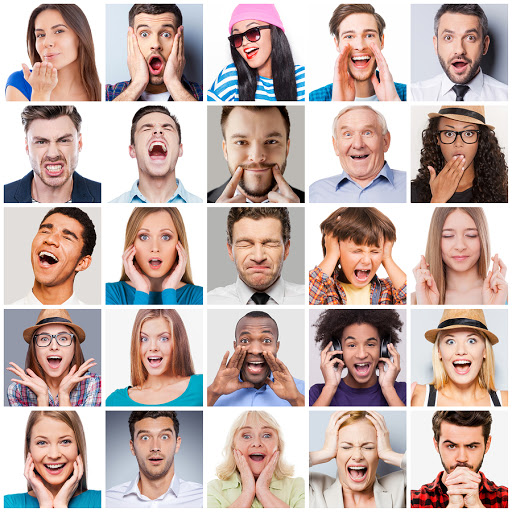
#> input picture Photos/yuz.jpg, 512 x 512 px
$ python face.py
#> lines starting #> are read from the running program, lines starting #| are printed output that depends on the picture; after the words box and inside, x2 and y2 are one past the last pixel; in counts of white or black regions, pixels touching at a corner belong together
from cv2 import cv2 as cv
import numpy as np

img = cv.imread('Photos/yuz.jpg')
#> img is the input picture: shape (512, 512, 3); mean B, G, R 168.6, 173.7, 193.1
cv.imshow('Faces',img)

gray = cv.cvtColor(img,cv.COLOR_BGR2GRAY)
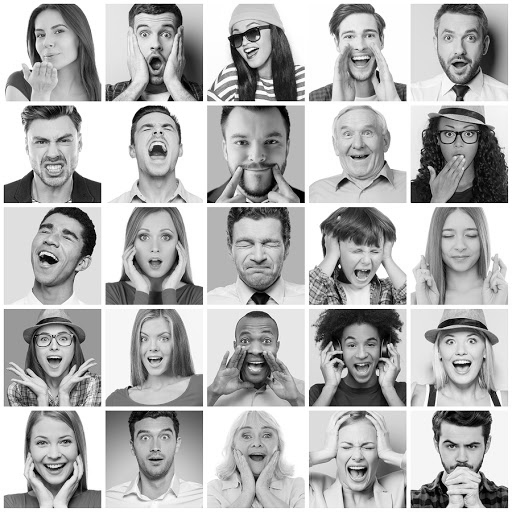
#> gray: shape (512, 512); min 0, max 255, mean 178.9
cv.imshow('Faces',gray)

haar_cascade = cv.CascadeClassifier('haar_face.xml')

faces_rect = haar_cascade.detectMultiScale(gray, scaleFactor= 1.1, minNeighbors=7)
#> faces_rect = 22 rows, first 6: [127, 415, 56, 56], [23, 11, 57, 57], [132, 108, 53, 53], [30, 320, 50, 50], [128, 318, 54, 54], [228, 412, 56, 56]
print(f'Number of faces found = {len(faces_rect)}')
#| Number of faces found = 22

for (x,y,w,h) in faces_rect:
    cv.rectangle(img, (x,y), (x+w,y+h), (0,255,0), thickness=2)
#> this loop made 22 passes
#> (x, y, w, h) on passes 1 to 12: (127, 415, 56, 56), (23, 11, 57, 57), (132, 108, 53, 53), (30, 320, 50, 50), (128, 318, 54, 54), (228, 412, 56, 56), (334, 429, 48, 48), (328, 12, 60, 60), (328, 111, 58, 58), (335, 323, 54, 54), (21, 117, 64, 64), (123, 213, 63, 63)
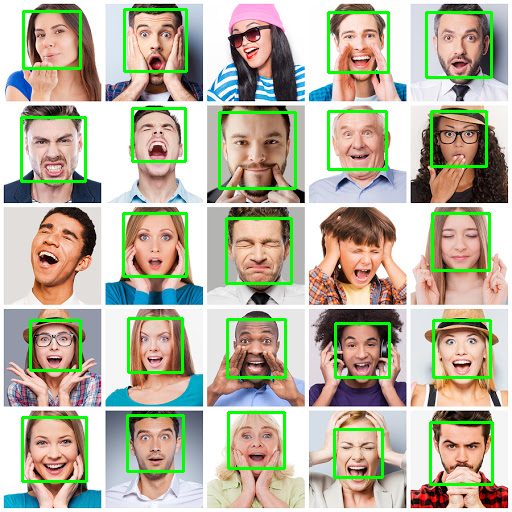
#> img: shape (512, 512, 3); 5.89% of pixels changed, all inside (x1, y1, x2, y2) = (20, 8, 494, 486)

cv.imshow('Detected Faces', img)


cv.waitKey(0)

$ run again, with Photos/faces.jpg copied over Photos/yuz.jpg
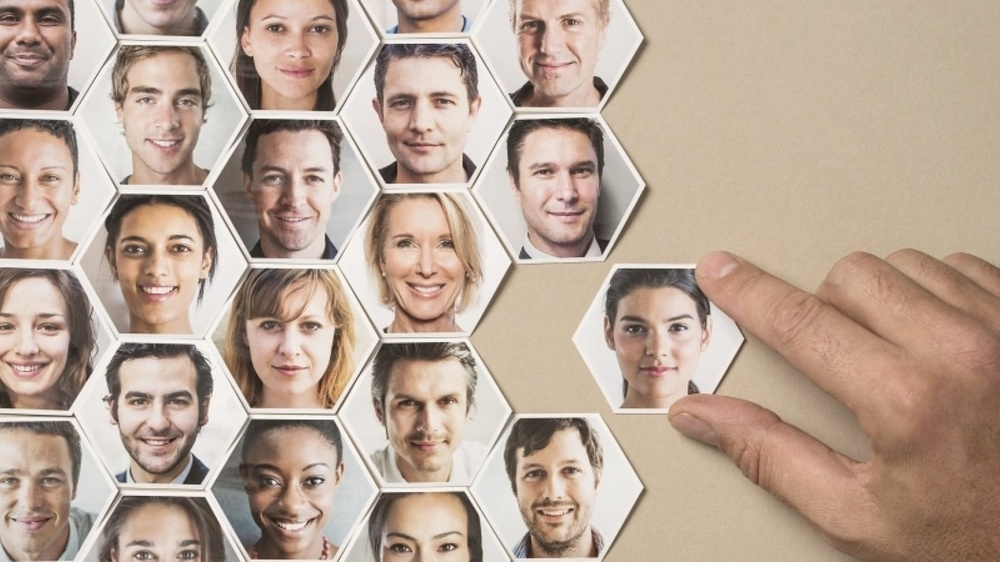
#> input picture Photos/faces.jpg, 1000 x 562 px, shrunk from 1920 x 1080 before the run
#> img is the input picture: shape (562, 1000, 3); mean B, G, R 149.2, 164.8, 185.8
#> `gray = cv.cvtColor(img,cv.COLOR_BGR2GRAY)`:
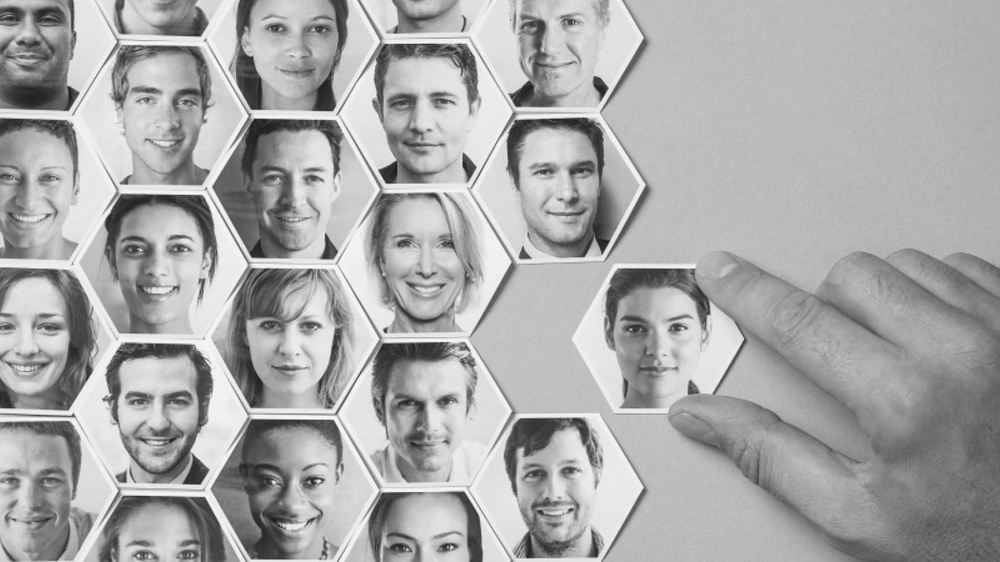
#> gray: shape (562, 1000); min 24, max 254, mean 169.3
#> faces_rect = 13 rows, first 6: [511, 130, 105, 105], [604, 285, 109, 109], [375, 362, 106, 106], [109, 54, 115, 115], [365, 57, 114, 114], [243, 135, 107, 107]
#| Number of faces found = 13
#> the loop `for (x,y,w,h) in faces_rect:` made 13 passes
#> after the loop `for (x,y,w,h) in faces_rect:`:
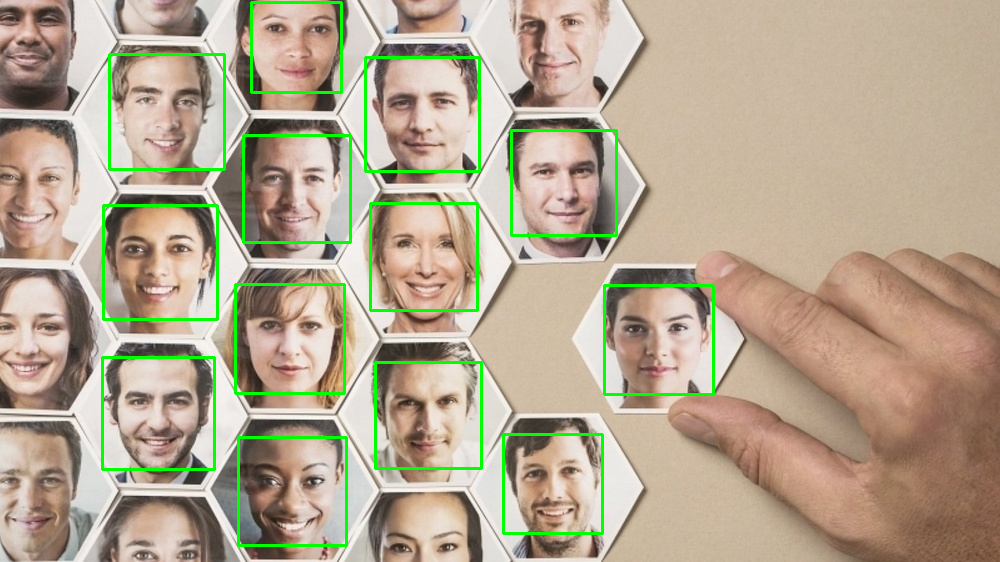
#> img: shape (562, 1000, 3); 2.97% of pixels changed, all inside (x1, y1, x2, y2) = (101, 1, 715, 547)

$ run again, with Photos/imag1.jpg copied over Photos/yuz.jpg
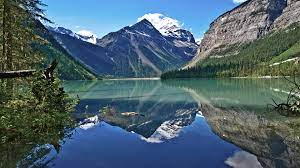
#> input picture Photos/imag1.jpg, 300 x 168 px
#> img is the input picture: shape (168, 300, 3); mean B, G, R 110.7, 99.2, 76.8
#> `gray = cv.cvtColor(img,cv.COLOR_BGR2GRAY)`:
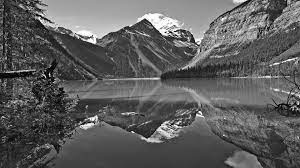
#> gray: shape (168, 300); min 0, max 255, mean 93.8
#> faces_rect = ()
#| Number of faces found = 0

$ run again, with Photos/people.jpg copied over Photos/yuz.jpg
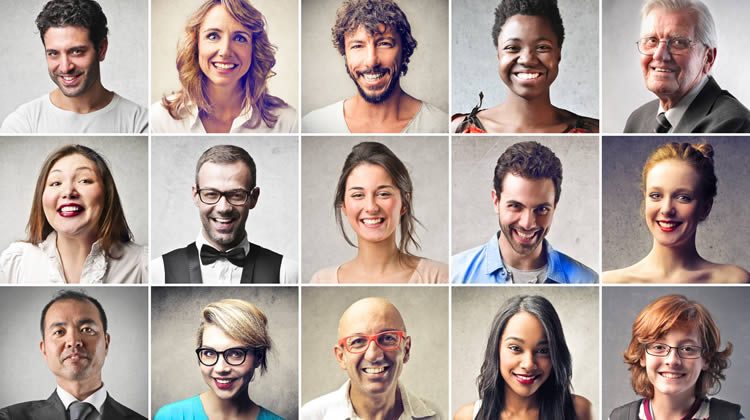
#> input picture Photos/people.jpg, 750 x 420 px
#> img is the input picture: shape (420, 750, 3); mean B, G, R 153.2, 158.6, 173.1
#> `gray = cv.cvtColor(img,cv.COLOR_BGR2GRAY)`:
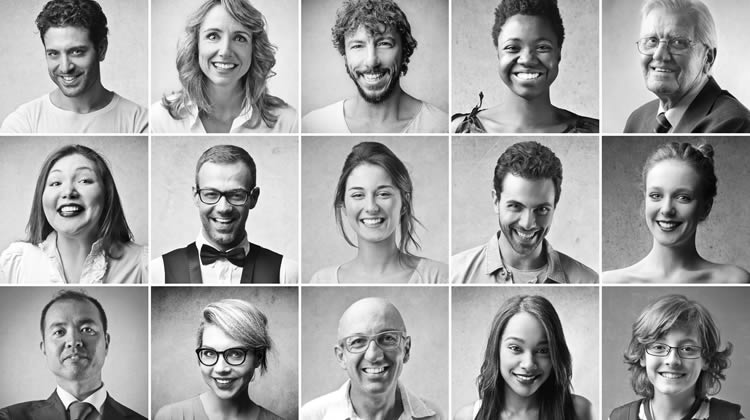
#> gray: shape (420, 750); min 0, max 255, mean 162.3
#> faces_rect = 15 rows, first 6: [31, 26, 69, 69], [336, 168, 68, 68], [192, 171, 65, 65], [190, 10, 70, 70], [632, 18, 63, 63], [632, 168, 71, 71]
#| Number of faces found = 15
#> the loop `for (x,y,w,h) in faces_rect:` made 15 passes
#> after the loop `for (x,y,w,h) in faces_rect:`:
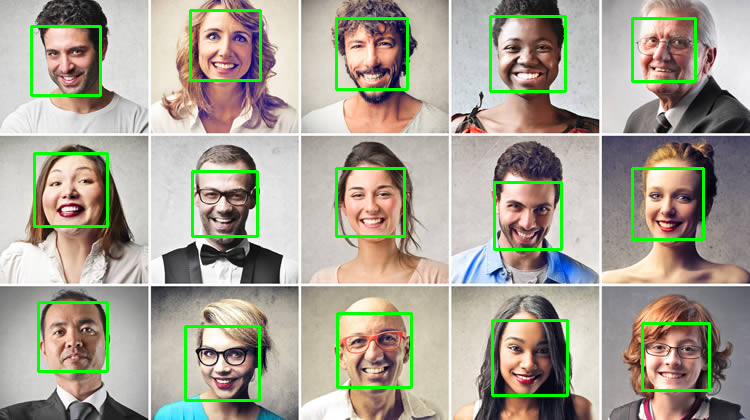
#> img: shape (420, 750, 3); 3.98% of pixels changed, all inside (x1, y1, x2, y2) = (30, 9, 711, 402)
